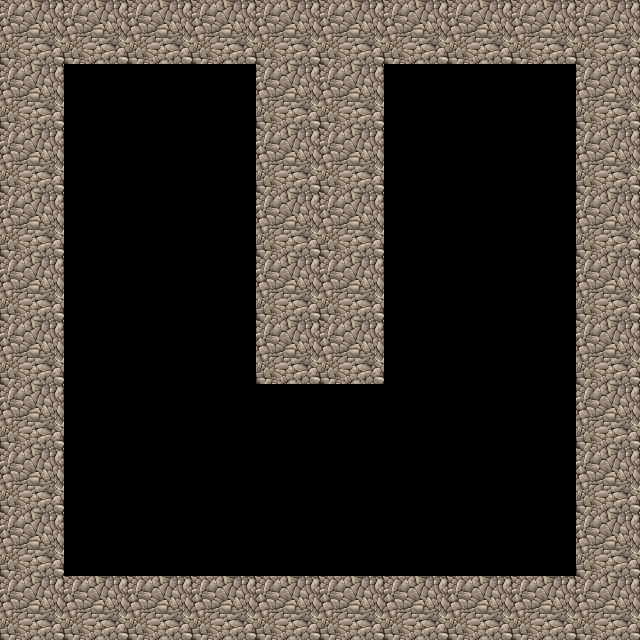

A 2D game scene composited from a Tiled map and its tileset images. What follows is a short description and the map's XML, with every tile layer's data as written:
An orthogonal 10x10 tile map with 64x64 px tiles, 1 tile layer (Tile Layer 1).

<map version="1.0" orientation="orthogonal" renderorder="right-down" width="10" height="10" tilewidth="64" tileheight="64" nextobjectid="1">
 <tileset firstgid="1" name="wall" tilewidth="64" tileheight="64" tilecount="1" columns="1">
  <image source="../tiles/stone.png" width="64" height="64" />
 </tileset>
 <layer name="Tile Layer 1" width="10" height="10">
  <data encoding="csv">
1,1,1,1,1,1,1,1,1,1,
1,0,0,0,1,1,0,0,0,1,
1,0,0,0,1,1,0,0,0,1,
1,0,0,0,1,1,0,0,0,1,
1,0,0,0,1,1,0,0,0,1,
1,0,0,0,1,1,0,0,0,1,
1,0,0,0,0,0,0,0,0,1,
1,0,0,0,0,0,0,0,0,1,
1,0,0,0,0,0,0,0,0,1,
1,1,1,1,1,1,1,1,1,1
</data>
 </layer>
</map>